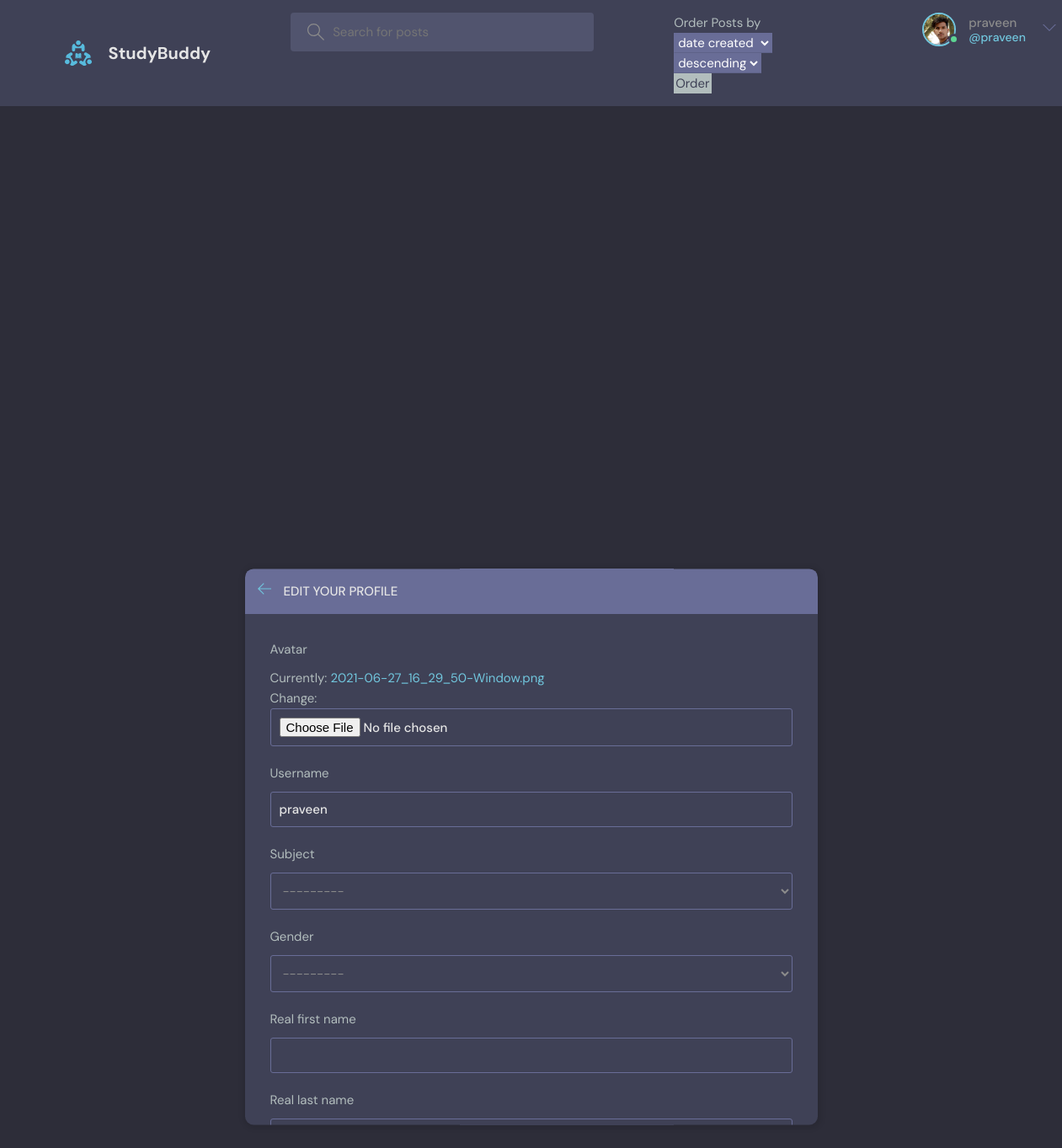
The app's page /update-user/ (signed in) with its own data.
### base/models.py (models this page shows)
class User(AbstractUser):
    name = models.CharField(max_length=200, null=True)
    real_first_name = models.CharField(max_length=200, null=True)
    real_last_name = models.CharField(max_length=200, null=True)
    email = models.EmailField(unique=True, null=True)
    GENDER_MALE = 0
    GENDER_FEMALE = 1
    GENDER_CHOICES = [(GENDER_MALE, 'Male'), (GENDER_FEMALE, 'Female')]
    gender = models.IntegerField(choices=GENDER_CHOICES, null=True)
    bio = models.TextField(max_length=300, null=True)
    avatar = models.ImageField(null=True, default="avatar.svg")
    CL_Subject = 0
    EL_Subject = 1
    FR_Subject = 2
    IPLA_Subject = 3
    MA_Subject = 4
    PH_Subject = 5
    CM_Subject = 6
    OS_Subject = 7
    JS_Subject = 8
    CI_Subject = 9
    ME_Subject = 10
    CH_Subject = 11
    EI_Subject = 12
    BA_Subject = 13
    MIS_Subject = 14
    FM_Subject = 15
    EC_Subject = 16
    EE_Subject = 17
    CE_Subject = 18
    CO_Subject = 19
    IPEECS_Subject = 20
    AP_Subject = 21
    GP_Subject = 22
    SS_Subject = 23
    GA_Subject = 24
    HK_Subject = 25
    LS_Subject = 26
    BM_Subject = 27
    SUBJECT_CHOICES = [(CL_Subject, '中國文學系'), (EL_Subject, '英美語文學系'),
                       (FR_Subject, '法國語文學系'), (IPLA_Subject, '文學院學士班'),
                       (CM_Subject, '化學系'), (OS_Subject, '光電科學與工程學系'),
                       (JS_Subject, '理學院學士班'), (CI_Subject, '土木工程學系'),
                       (ME_Subject, '機械工程學系'), (CH_Subject, '化學工程與材料工程學系'),
                       (EI_Subject, '工學院學士班'), (BA_Subject, '企業管理學系'),
                       (MIS_Subject, '資訊管理學系'), (FM_Subject, '財務金融學系'),
                       (EC_Subject, '經濟學系'), (EE_Subject, '電機工程學系'),
                       (CE_Subject, '資訊工程學系'), (CO_Subject, '通訊工程學系'),
                       (IPEECS_Subject, '資訊電機學院學士班'), (AP_Subject, '大氣科學學系'),
                       (GP_Subject, '地球科學學系'), (SS_Subject, '太空工程與科學學系'),
                       (GA_Subject, '地科院學士班'), (HK_Subject, '客家語文暨社會科學學系'),
                       (LS_Subject, '生命科學系'), (BM_Subject, '生醫工程與科學學系')]
    Subject = models.IntegerField(choices=SUBJECT_CHOICES, null=True)
    USERNAME_FIELD = 'email'
    REQUIRED_FIELDS = ['username']

### base/views.py (the view, shortened to what this page needs)
# urls.py: path('update-user/', views.updateUser, name="update-user"),
@login_required(login_url='login')
def updateUser(request):
    user = request.user
    form = UserForm(instance=user)
    return render(request, 'base/update-user.html', {'form': form})

### base/forms.py
class UserForm(forms.ModelForm):
    class Meta:
        model = User
        fields = ['avatar', 'username', 'Subject', 'gender', 'real_first_name', 'real_last_name', 'email', 'bio']

### base/templates/base/update-user.html (shortened to what this page needs)
{% extends 'main.html' %}
{% block content %}
<main class="update-account layout">
  <div class="container">
    <div class="layout__box">
      <div class="layout__boxHeader">
        <div class="layout__boxTitle">
          <a href="{% url 'home' %}">
            <svg version="1.1" xmlns="http://www.w3.org/2000/svg" width="32" height="32" viewBox="0 0 32 32">
              <title>arrow-left</title>
              <path
                d="M13.723 2.286l-13.723 13.714 13.719 13.714 1.616-1.611-10.96-10.96h27.625v-2.286h-27.625l10.965-10.965-1.616-1.607z">
              </path>
            </svg>
          </a>
          <h3>Edit your profile</h3>
        </div>
      </div>
      <div class="layout__body">
        <form class="form" action="" method="POST" enctype="multipart/form-data">
          {% for field in form %}
          <div class="form__group">
            <label for="profile_pic">{{field.label}}</label>
            {{field}}
          </div>
          {% endfor %}
        </form>
      </div>
    </div>
  </div>
</main>
{% endblock content %}

### templates/navbar.html (shortened to what this page needs)
{% load static %}
<header class="header header--loggedIn">
    <div class="container">
        <a href="{% url 'home' %}" class="header__logo">
            <img src="{% static 'images/logo.svg' %}" />
            <h1>StudyBuddy</h1>
        </a>
        <form class="header__search" method="GET" action="{% url 'home' %}">
            <label>
                <input name="q" placeholder="Search for posts" />
            </label>
        </form>
        <div class="order-container">
            <form class="" method="GET" action="{% url 'home' %}">
                <label for="order_option">
                    Order Posts by <br>
                    <div class="custom-select" style="width:200px;">
                        <select name="order_option" default='created'>
                            <option value="created">date created</option>
                    </div>
                </label>
                <div class="custom-select" style="width:200px;">
                    <select name="order_direction" default="descending">
                        <option value="descending">descending</option>
                </div>
                <input id="order-button" type="submit" value="Order">
            </form>
        </div>
        <nav class="header__menu">
            {% if request.user.is_authenticated %}
            <div class="header__user">
                <a href="{% url 'update-user' %}">
                    <div class="avatar avatar--medium active">
                        <img src="{{request.user.avatar.url}}" />
                    </div>
                    <p>{{request.user.username}} <span>@{{request.user.username}}</span></p>
                </a>
                <button class="dropdown-button">
                    <svg version="1.1" xmlns="http://www.w3.org/2000/svg" width="32" height="32" viewBox="0 0 32 32">
                        <title>chevron-down</title>
                        <path d="M16 21l-13-13h-3l16 16 16-16h-3l-13 13z"></path>
                    </svg>
                </button>
            </div>
            {% else %}
            <a href="{% url 'login' %}">
                <img src="{% static 'images/avatar.svg' %}" />
                <p>Login</p>
            </a>
            {% endif %}
        </nav>
    </div>
</header>

### records on screen
User: user.avatar (picture), user.username "praveen", form "praveen" "---------" "---------"

### other values on screen
{{ field.label }} "Avatar" "Username" "Subject" "Gender" "Real first name" "Real last name"
